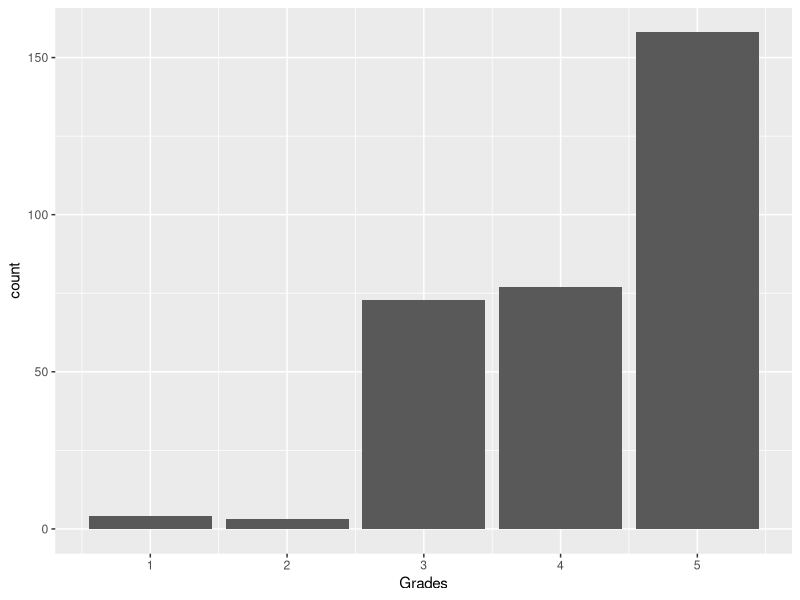
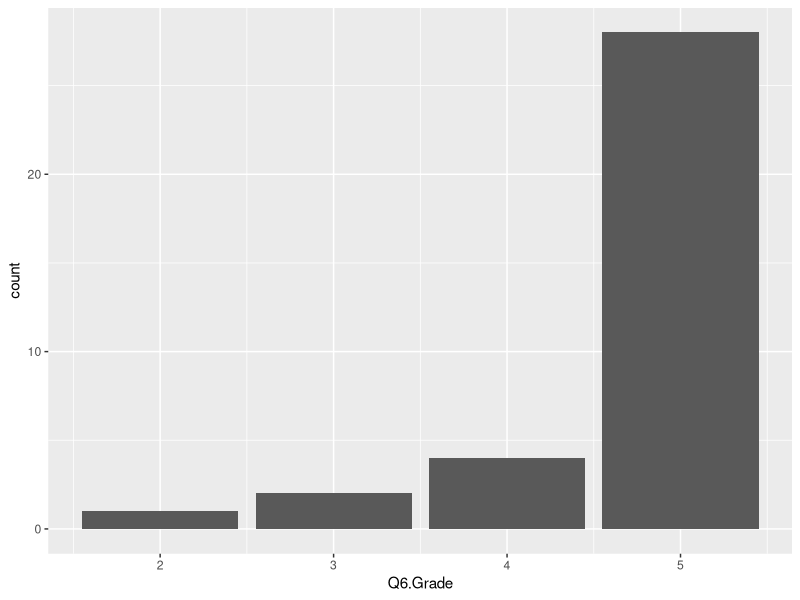
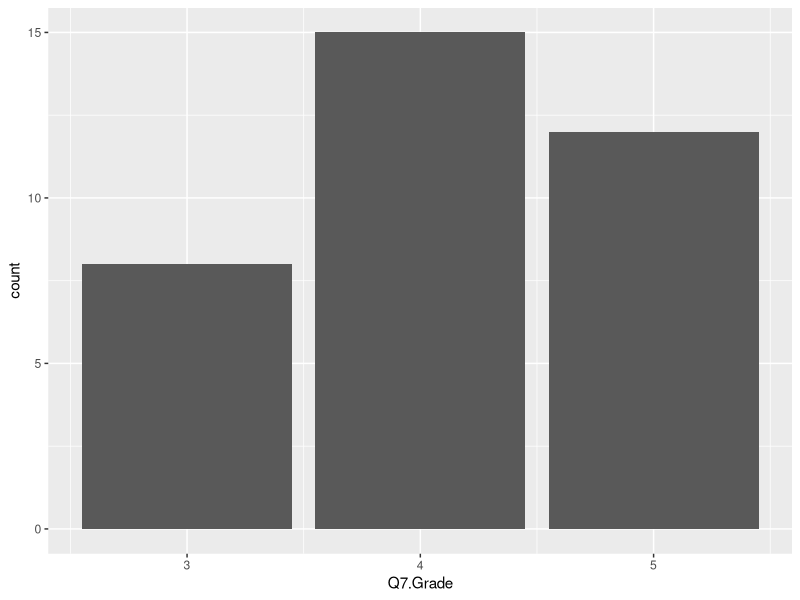
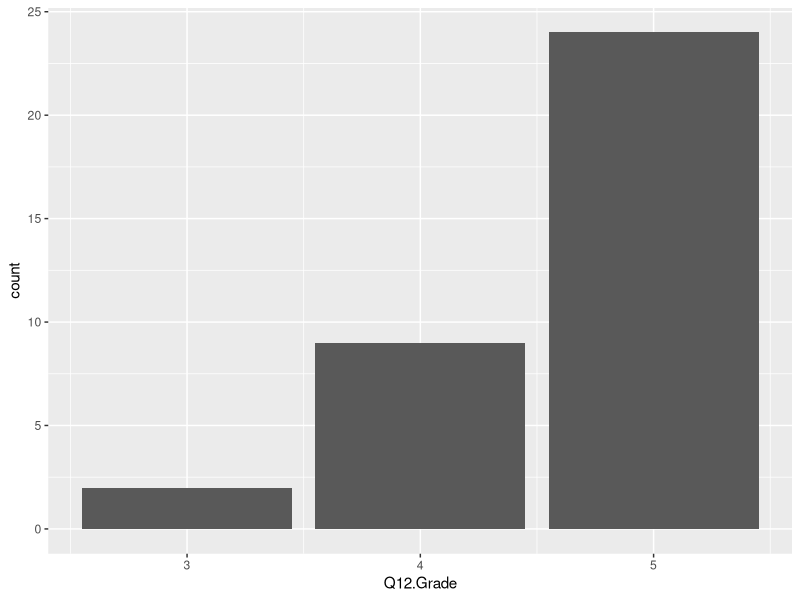
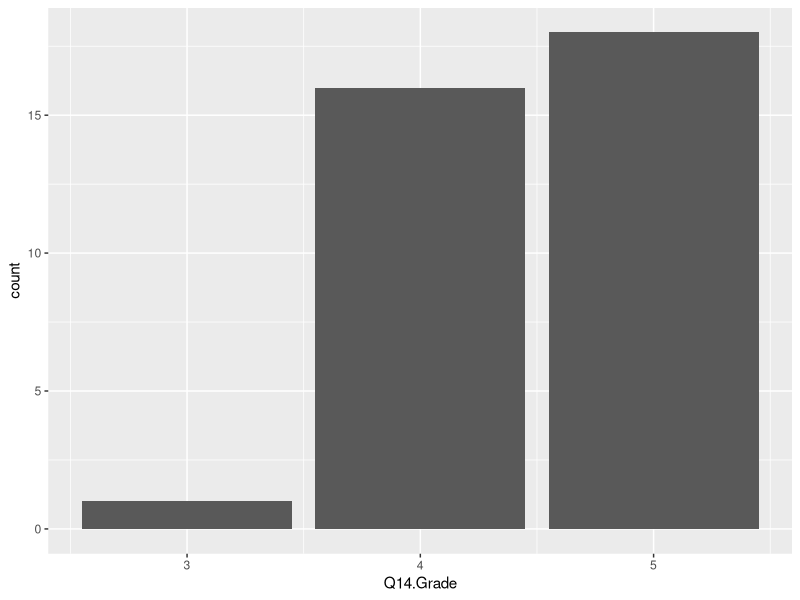
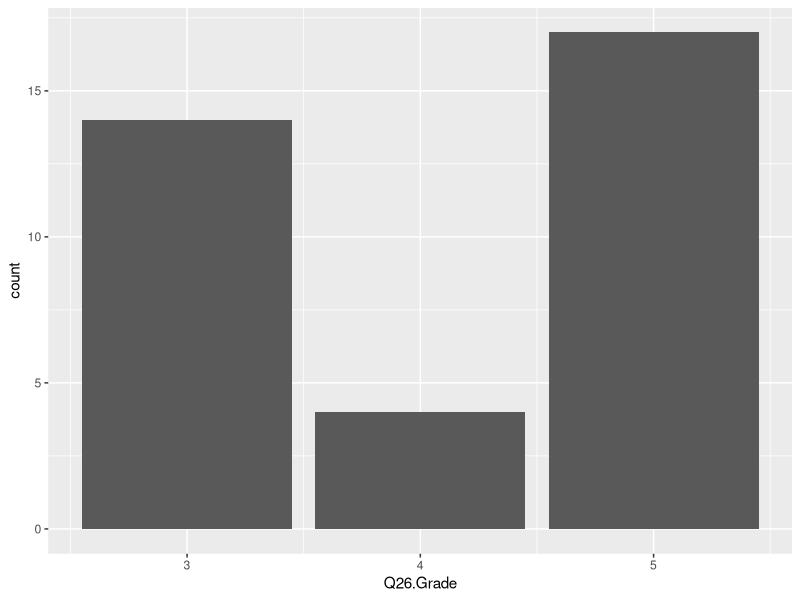
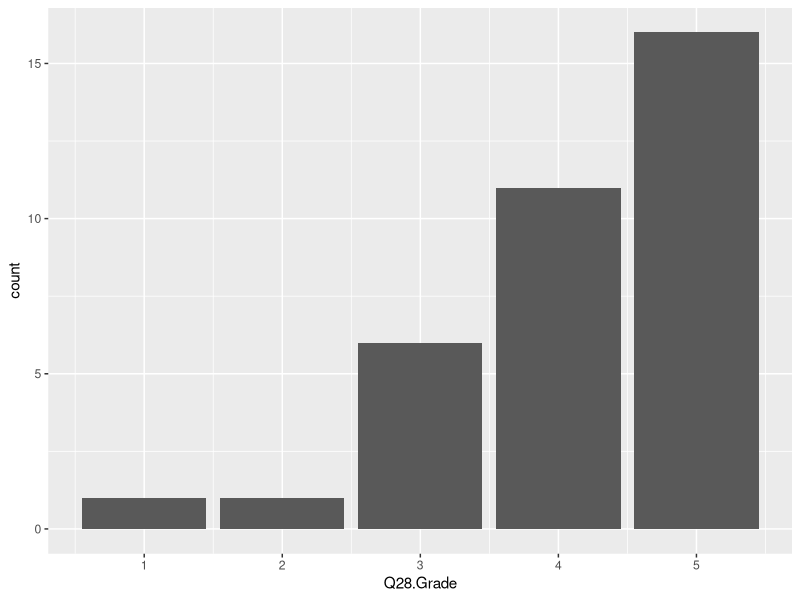
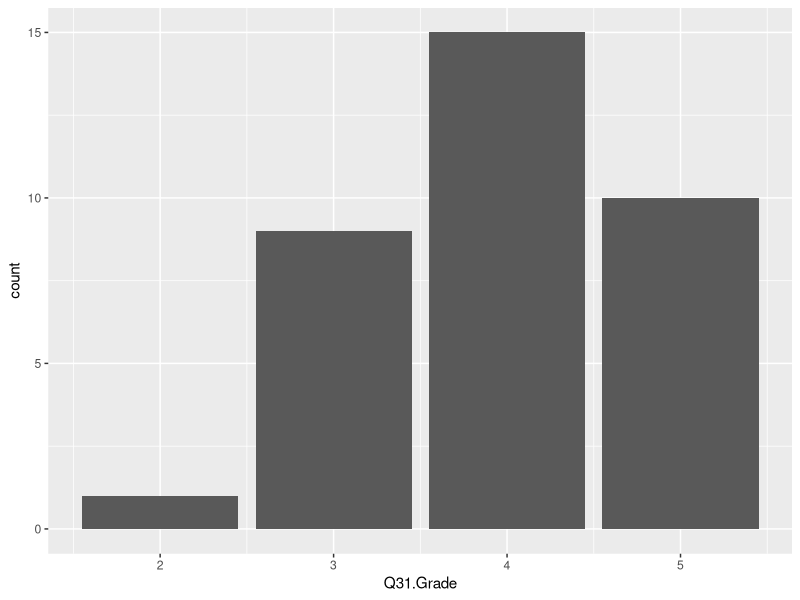

The R source for these figures, in order:
## ---- chunk 1
knitr::opts_chunk$set(echo = TRUE)
## ---- chunk 2
setwd("~/Documents/FROST-SUMMER-2022/Winter2021")

library(tidyverse)
library(readxl)  
CK2.1 <- read_excel("FROST Grading CK 2.1_final (Winter 2021).xlsx")
CK2.1_clean <- select(CK2.1, c(1:4, 197:206))
## ---- chunk 3
CK2.1_clean = subset(CK2.1_clean, select = -c(Student:GroupCK.2.1))

CK2.1_clean <- drop_na(CK2.1_clean)
## ---- chunk 4
CK2.1_all <- data.frame(unlist(CK2.1_clean))
colnames(CK2.1_all)[1] <- "Grades"
## ---- chunk 5
CK2.1_all %>%
  count(Grades)
## ---- chunk 6
CK2.1_all %>%
  ggplot() +
  geom_bar(aes(x = Grades))
## ---- chunk 7
CK2.1_clean %>%
  count(Q6.Grade)
## ---- chunk 8
CK2.1_clean %>%
  ggplot() +
  geom_bar(aes(x = Q6.Grade))
## ---- chunk 9
CK2.1_clean %>%
  count(Q7.Grade)
## ---- chunk 10
CK2.1_clean %>%
  ggplot() +
  geom_bar(aes(x = Q7.Grade))
## ---- chunk 11
CK2.1_clean %>%
  count(Q12.Grade)
## ---- chunk 12
CK2.1_clean %>%
  ggplot() +
  geom_bar(aes(x = Q12.Grade))
## ---- chunk 13
CK2.1_clean %>%
  count(Q14.Grade)
## ---- chunk 14
CK2.1_clean %>%
  ggplot() +
  geom_bar(aes(x = Q14.Grade))
## ---- chunk 15
CK2.1_clean %>%
  count(Q26.Grade)
## ---- chunk 16
CK2.1_clean %>%
  ggplot() +
  geom_bar(aes(x = Q26.Grade))
## ---- chunk 17
CK2.1_clean %>%
  count(Q28.Grade)
## ---- chunk 18
CK2.1_clean %>%
  ggplot() +
  geom_bar(aes(x = Q28.Grade))
## ---- chunk 19
CK2.1_clean %>%
  count(Q31.Grade)
## ---- chunk 20
CK2.1_clean %>%
  ggplot() +
  geom_bar(aes(x = Q31.Grade))
## ---- chunk 21
CK2.1_clean %>%
  count(Q34.Grade)
## ---- chunk 22
CK2.1_clean %>%
  ggplot() +
  geom_bar(aes(x = Q34.Grade))
## ---- chunk 23
CK2.1_clean %>%
  count(Q36.Grade)
## ---- chunk 24
CK2.1_clean %>%
  ggplot() +
  geom_bar(aes(x = Q36.Grade))
